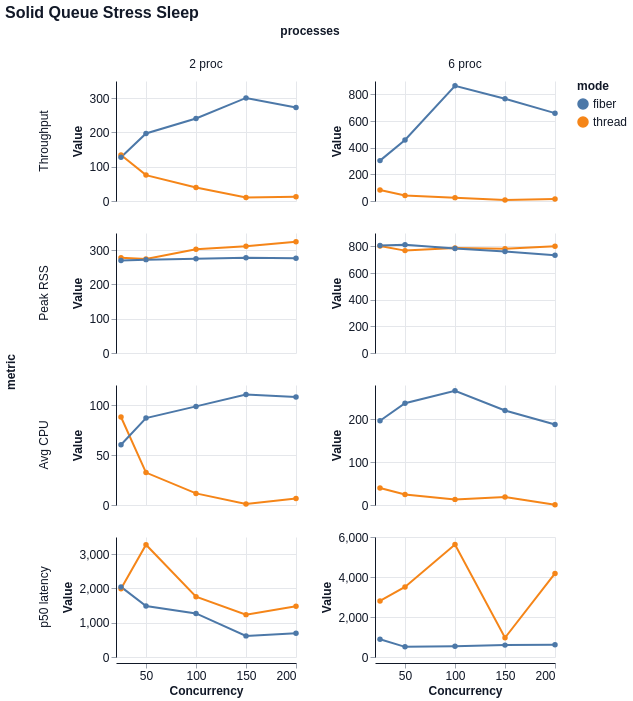

Write the Vega-Lite specification saved for this chart.
### Vega-Lite specification from a JSON file in a GitHub repository (floating-point values rounded to 4 significant figures)
{"$schema": "https://vega.github.io/schema/vega-lite/v6.json", "title": "Solid Queue Stress Sleep", "width": 180, "height": 120, "data": {"values": [{"mode": "thread", "concurrency": 25, "processes": "2 proc", "metric": "Throughput", "value": 134.4, "unit": "jobs/s"}, {"mode": "thread", "concurrency": 25, "processes": "2 proc", "metric": "Peak RSS", "value": 277.8, "unit": "MB"}, {"mode": "thread", "concurrency": 25, "processes": "2 proc", "metric": "Avg CPU", "value": 88.0, "unit": "%"}, {"mode": "thread", "concurrency": 25, "processes": "2 proc", "metric": "p50 latency", "value": 1994.0, "unit": "ms"}, {"mode": "thread", "concurrency": 50, "processes": "2 proc", "metric": "Throughput", "value": 75.51, "unit": "jobs/s"}, {"mode": "thread", "concurrency": 50, "processes": "2 proc", "metric": "Peak RSS", "value": 274.4, "unit": "MB"}, {"mode": "thread", "concurrency": 50, "processes": "2 proc", "metric": "Avg CPU", "value": 32.4, "unit": "%"}, {"mode": "thread", "concurrency": 50, "processes": "2 proc", "metric": "p50 latency", "value": 3274.0, "unit": "ms"}, {"mode": "thread", "concurrency": 100, "processes": "2 proc", "metric": "Throughput", "value": 39.19, "unit": "jobs/s"}, {"mode": "thread", "concurrency": 100, "processes": "2 proc", "metric": "Peak RSS", "value": 302.9, "unit": "MB"}, {"mode": "thread", "concurrency": 100, "processes": "2 proc", "metric": "Avg CPU", "value": 11.6, "unit": "%"}, {"mode": "thread", "concurrency": 100, "processes": "2 proc", "metric": "p50 latency", "value": 1759.0, "unit": "ms"}, {"mode": "thread", "concurrency": 150, "processes": "2 proc", "metric": "Throughput", "value": 9.93, "unit": "jobs/s"}, {"mode": "thread", "concurrency": 150, "processes": "2 proc", "metric": "Peak RSS", "value": 311.1, "unit": "MB"}, {"mode": "thread", "concurrency": 150, "processes": "2 proc", "metric": "Avg CPU", "value": 0.9, "unit": "%"}, {"mode": "thread", "concurrency": 150, "processes": "2 proc", "metric": "p50 latency", "value": 1236.0, "unit": "ms"}, {"mode": "thread", "concurrency": 200, "processes": "2 proc", "metric": "Throughput", "value": 12.27, "unit": "jobs/s"}, {"mode": "thread", "concurrency": 200, "processes": "2 proc", "metric": "Peak RSS", "value": 324.6, "unit": "MB"}, {"mode": "thread", "concurrency": 200, "processes": "2 proc", "metric": "Avg CPU", "value": 6.4, "unit": "%"}, {"mode": "thread", "concurrency": 200, "processes": "2 proc", "metric": "p50 latency", "value": 1478.0, "unit": "ms"}, {"mode": "thread", "concurrency": 25, "processes": "6 proc", "metric": "Throughput", "value": 82.09, "unit": "jobs/s"}, {"mode": "thread", "concurrency": 25, "processes": "6 proc", "metric": "Peak RSS", "value": 802.6, "unit": "MB"}, {"mode": "thread", "concurrency": 25, "processes": "6 proc", "metric": "Avg CPU", "value": 39.7, "unit": "%"}, {"mode": "thread", "concurrency": 25, "processes": "6 proc", "metric": "p50 latency", "value": 2803.0, "unit": "ms"}, {"mode": "thread", "concurrency": 50, "processes": "6 proc", "metric": "Throughput", "value": 41.3, "unit": "jobs/s"}, {"mode": "thread", "concurrency": 50, "processes": "6 proc", "metric": "Peak RSS", "value": 767.9, "unit": "MB"}, {"mode": "thread", "concurrency": 50, "processes": "6 proc", "metric": "Avg CPU", "value": 24.6, "unit": "%"}, {"mode": "thread", "concurrency": 50, "processes": "6 proc", "metric": "p50 latency", "value": 3503.0, "unit": "ms"}, {"mode": "thread", "concurrency": 100, "processes": "6 proc", "metric": "Throughput", "value": 25.25, "unit": "jobs/s"}, {"mode": "thread", "concurrency": 100, "processes": "6 proc", "metric": "Peak RSS", "value": 787.3, "unit": "MB"}, {"mode": "thread", "concurrency": 100, "processes": "6 proc", "metric": "Avg CPU", "value": 13.1, "unit": "%"}, {"mode": "thread", "concurrency": 100, "processes": "6 proc", "metric": "p50 latency", "value": 5627.0, "unit": "ms"}, {"mode": "thread", "concurrency": 150, "processes": "6 proc", "metric": "Throughput", "value": 7.42, "unit": "jobs/s"}, {"mode": "thread", "concurrency": 150, "processes": "6 proc", "metric": "Peak RSS", "value": 781.2, "unit": "MB"}, {"mode": "thread", "concurrency": 150, "processes": "6 proc", "metric": "Avg CPU", "value": 18.6, "unit": "%"}, {"mode": "thread", "concurrency": 150, "processes": "6 proc", "metric": "p50 latency", "value": 961.5, "unit": "ms"}, {"mode": "thread", "concurrency": 200, "processes": "6 proc", "metric": "Throughput", "value": 15.04, "unit": "jobs/s"}, {"mode": "thread", "concurrency": 200, "processes": "6 proc", "metric": "Peak RSS", "value": 800.0, "unit": "MB"}, {"mode": "thread", "concurrency": 200, "processes": "6 proc", "metric": "Avg CPU", "value": 0.4, "unit": "%"}, {"mode": "thread", "concurrency": 200, "processes": "6 proc", "metric": "p50 latency", "value": 4180.0, "unit": "ms"}, {"mode": "fiber", "concurrency": 25, "processes": "2 proc", "metric": "Throughput", "value": 127.5, "unit": "jobs/s"}, {"mode": "fiber", "concurrency": 25, "processes": "2 proc", "metric": "Peak RSS", "value": 269.7, "unit": "MB"}, {"mode": "fiber", "concurrency": 25, "processes": "2 proc", "metric": "Avg CPU", "value": 60.2, "unit": "%"}, {"mode": "fiber", "concurrency": 25, "processes": "2 proc", "metric": "p50 latency", "value": 2045.0, "unit": "ms"}, {"mode": "fiber", "concurrency": 50, "processes": "2 proc", "metric": "Throughput", "value": 197.0, "unit": "jobs/s"}, {"mode": "fiber", "concurrency": 50, "processes": "2 proc", "metric": "Peak RSS", "value": 272.3, "unit": "MB"}, {"mode": "fiber", "concurrency": 50, "processes": "2 proc", "metric": "Avg CPU", "value": 86.9, "unit": "%"}, {"mode": "fiber", "concurrency": 50, "processes": "2 proc", "metric": "p50 latency", "value": 1488.0, "unit": "ms"}, {"mode": "fiber", "concurrency": 100, "processes": "2 proc", "metric": "Throughput", "value": 240.8, "unit": "jobs/s"}, {"mode": "fiber", "concurrency": 100, "processes": "2 proc", "metric": "Peak RSS", "value": 275.1, "unit": "MB"}, {"mode": "fiber", "concurrency": 100, "processes": "2 proc", "metric": "Avg CPU", "value": 98.6, "unit": "%"}, {"mode": "fiber", "concurrency": 100, "processes": "2 proc", "metric": "p50 latency", "value": 1272.0, "unit": "ms"}, {"mode": "fiber", "concurrency": 150, "processes": "2 proc", "metric": "Throughput", "value": 300.6, "unit": "jobs/s"}, {"mode": "fiber", "concurrency": 150, "processes": "2 proc", "metric": "Peak RSS", "value": 277.5, "unit": "MB"}, {"mode": "fiber", "concurrency": 150, "processes": "2 proc", "metric": "Avg CPU", "value": 110.5, "unit": "%"}, {"mode": "fiber", "concurrency": 150, "processes": "2 proc", "metric": "p50 latency", "value": 615.8, "unit": "ms"}, {"mode": "fiber", "concurrency": 200, "processes": "2 proc", "metric": "Throughput", "value": 272.4, "unit": "jobs/s"}, {"mode": "fiber", "concurrency": 200, "processes": "2 proc", "metric": "Peak RSS", "value": 276.4, "unit": "MB"}, {"mode": "fiber", "concurrency": 200, "processes": "2 proc", "metric": "Avg CPU", "value": 108.0, "unit": "%"}, {"mode": "fiber", "concurrency": 200, "processes": "2 proc", "metric": "p50 latency", "value": 690.7, "unit": "ms"}, {"mode": "fiber", "concurrency": 25, "processes": "6 proc", "metric": "Throughput", "value": 302.9, "unit": "jobs/s"}, {"mode": "fiber", "concurrency": 25, "processes": "6 proc", "metric": "Peak RSS", "value": 805.5, "unit": "MB"}, {"mode": "fiber", "concurrency": 25, "processes": "6 proc", "metric": "Avg CPU", "value": 196.7, "unit": "%"}, {"mode": "fiber", "concurrency": 25, "processes": "6 proc", "metric": "p50 latency", "value": 891.4, "unit": "ms"}, {"mode": "fiber", "concurrency": 50, "processes": "6 proc", "metric": "Throughput", "value": 458.1, "unit": "jobs/s"}, {"mode": "fiber", "concurrency": 50, "processes": "6 proc", "metric": "Peak RSS", "value": 812.6, "unit": "MB"}, {"mode": "fiber", "concurrency": 50, "processes": "6 proc", "metric": "Avg CPU", "value": 237.4, "unit": "%"}, {"mode": "fiber", "concurrency": 50, "processes": "6 proc", "metric": "p50 latency", "value": 507.5, "unit": "ms"}, {"mode": "fiber", "concurrency": 100, "processes": "6 proc", "metric": "Throughput", "value": 864.0, "unit": "jobs/s"}, {"mode": "fiber", "concurrency": 100, "processes": "6 proc", "metric": "Peak RSS", "value": 784.3, "unit": "MB"}, {"mode": "fiber", "concurrency": 100, "processes": "6 proc", "metric": "Avg CPU", "value": 266.7, "unit": "%"}, {"mode": "fiber", "concurrency": 100, "processes": "6 proc", "metric": "p50 latency", "value": 538.9, "unit": "ms"}, {"mode": "fiber", "concurrency": 150, "processes": "6 proc", "metric": "Throughput", "value": 766.2, "unit": "jobs/s"}, {"mode": "fiber", "concurrency": 150, "processes": "6 proc", "metric": "Peak RSS", "value": 760.8, "unit": "MB"}, {"mode": "fiber", "concurrency": 150, "processes": "6 proc", "metric": "Avg CPU", "value": 220.5, "unit": "%"}, {"mode": "fiber", "concurrency": 150, "processes": "6 proc", "metric": "p50 latency", "value": 594.1, "unit": "ms"}, {"mode": "fiber", "concurrency": 200, "processes": "6 proc", "metric": "Throughput", "value": 658.9, "unit": "jobs/s"}, {"mode": "fiber", "concurrency": 200, "processes": "6 proc", "metric": "Peak RSS", "value": 733.8, "unit": "MB"}, {"mode": "fiber", "concurrency": 200, "processes": "6 proc", "metric": "Avg CPU", "value": 187.7, "unit": "%"}, {"mode": "fiber", "concurrency": 200, "processes": "6 proc", "metric": "p50 latency", "value": 616.8, "unit": "ms"}]}, "mark": {"type": "line", "point": true, "tooltip": true}, "encoding": {"x": {"field": "concurrency", "type": "quantitative", "title": "Concurrency"}, "y": {"field": "value", "type": "quantitative", "title": "Value"}, "color": {"field": "mode", "type": "nominal"}, "tooltip": [{"field": "mode", "type": "nominal"}, {"field": "concurrency", "type": "quantitative"}, {"field": "processes", "type": "nominal"}, {"field": "metric", "type": "nominal"}, {"field": "percentile", "type": "nominal"}, {"field": "value", "type": "quantitative"}], "row": {"field": "metric", "type": "nominal", "sort": ["Throughput", "Peak RSS", "Avg CPU", "p50 latency"]}, "column": {"field": "processes", "type": "nominal", "sort": null}}, "config": {"background": "white", "axis": {"labelFont": "Helvetica", "titleFont": "Helvetica", "labelFontSize": 12, "titleFontSize": 12, "labelColor": "#111827", "titleColor": "#111827", "domainColor": "#111827", "tickColor": "#9ca3af", "grid": true, "gridColor": "#e5e7eb"}, "header": {"labelFont": "Helvetica", "titleFont": "Helvetica", "labelFontSize": 12, "titleFontSize": 12, "labelColor": "#111827", "titleColor": "#111827"}, "legend": {"labelFont": "Helvetica", "titleFont": "Helvetica", "labelFontSize": 12, "titleFontSize": 12, "labelColor": "#111827", "titleColor": "#111827"}, "title": {"font": "Helvetica", "fontSize": 16, "anchor": "start", "color": "#111827"}, "view": {"stroke": null}}, "resolve": {"scale": {"y": "independent"}}}
